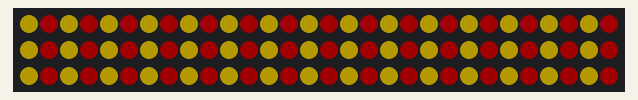
A sketch run on a simulated Arduino Uno, built with avr-gcc and run on an emulated ATmega328P. On the bench: 90 RGB LEDs in strip order, left to right, continuing on the next row. Dim RGB values are drawn brighter than linear.

Above: at 0.08 s.
At 0.54 s:
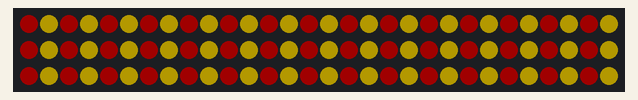

The sketch:

Alternating_red_gold.ino
```cpp
#include <FastLED.h>

#define NUM_LED 90
#define LED_PIN 6

CRGB leds[NUM_LED];


void setup() {
  FastLED.addLeds<WS2812B, LED_PIN, GRB> (leds, NUM_LED); // array, pin6
  FastLED.setBrightness(60); // color brightness 0-255

}

void loop() {
  for ( int offset = 0; offset < NUM_LED; offset++) {

// red/gold alternating

    for (int i = 0; i < NUM_LED; i++) {
      if ((i + offset) % 2 == 0) {
        leds[i] = CRGB(0xFFD700); // gold
      } else {
        leds[i] = CRGB(0x8B0000); // dark red
      }
     }
  FastLED.show();
  delay(150);
 }
}
```
